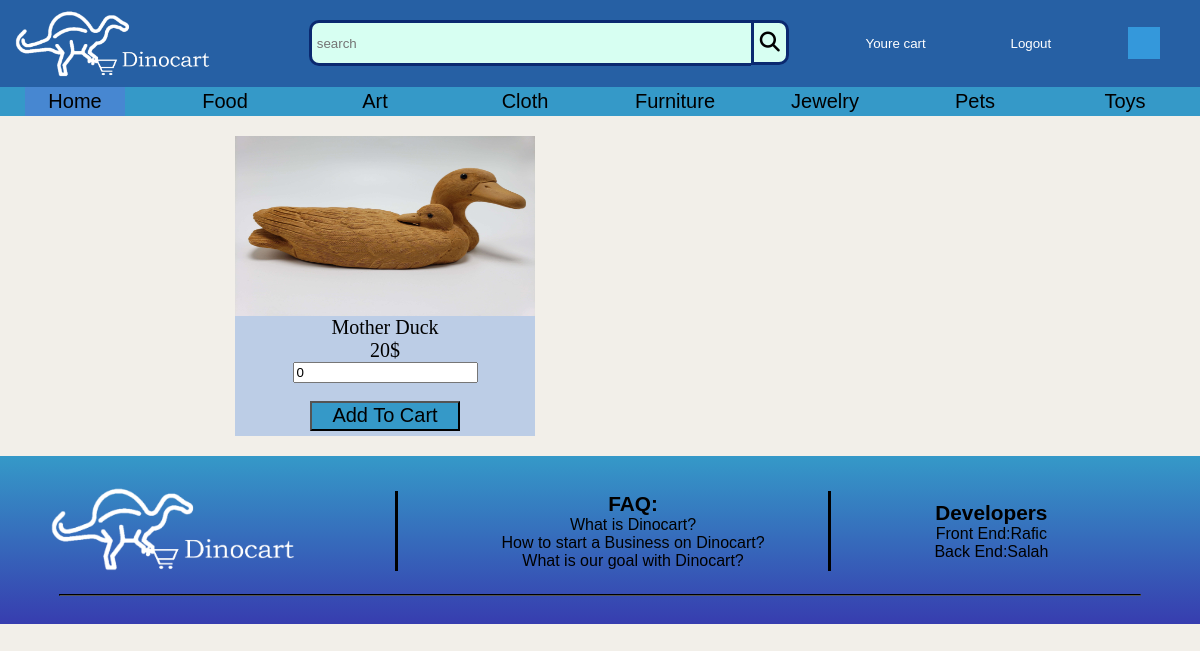
Page /products.php?cid=2 on the committed database.
### tables this page shows
CREATE TABLE `category` (
  `id` int(255) NOT NULL,
  `cname` varchar(255) NOT NULL
);

CREATE TABLE `products` (
  `id` int(255) NOT NULL,
  `name` varchar(255) NOT NULL,
  `price` int(255) NOT NULL,
  `image` varchar(255) NOT NULL,
  `Discription` varchar(255) NOT NULL,
  `cid` int(255) NOT NULL,
  `uname` varchar(255) NOT NULL
);

### products.php (the view, shortened to what this page needs)
<?php
@include 'config.php';
?>
<!DOCTYPE html>
<html lang="en">
<head>
    <link rel="stylesheet" href="food1.css">
    <link rel="stylesheet" href="food2.css">
</head>
<body>
    <?php
    include 'header.php';
?>
<div class="all-products">
<?php
include 'config.php';
    $que = mysqli_query($conn, "SELECT * FROM products WHERE cid = ".$_GET['cid']." ORDER BY price");
    if (mysqli_num_rows($que)<1) {
        $output = "<h3 class='text-center'>No image uploaded </h3>";
    } else {
        if(isset($_GET['cid'])){
      while($row = mysqli_fetch_assoc($que)){
          $pid = $row['id'];
         echo " <form method = 'post'>
         <a href='products-details.php?pid=$pid'><div class='Product'><div class='img-contaner'><img src='uploaded_img/".$row['image']."'' class='pro-im'></div>
         <div class='pro-text'><span class='pro-name'>".$row['name']."</span></a><br>
                               <span class='mony'>".$row['price']."$</span><br>
                               <input type = 'number' name = 'items' value = '0' min = '1'>
                               <input type='hidden' name='product_name' value=".$row['name'].">
                               <input type='hidden' name='product_price' value=".$row['price'].">
                               <input type='hidden' name='product_image' value=".$row['image'].">
                               <input type='hidden' name='username' value=".$_SESSION['user_name'].">
                               <br>
                               <br>
                               <input type='submit' class='buy' value='Add To Cart' name='add_cart'>
                               </div></div></form>";
}
    }
}
?>
<?php
include 'fotter.php';
?>
</body>
</html>

### header.php (shortened to what this page needs)
<!DOCTYPE html>
<html lang="en">
<head>
    <link rel="stylesheet" href="food1.css">
</head>
<body>
  <?php
  include 'config.php';
  ?>
<header id="header">
     <img src="img/logo.png" alt="logo" class="logo">
     <div class="wrap">
    <form method="get" action="search.php">
        <div class="search">
            <input type="text" name="search" class="searchm" placeholder="search">
            <button type="submit" name="submit" class="searchButton">
                <i class="fa fa-search"></i>
            </button>
        </div>
    </form>
</div>
         <div class="hed" >
             <a href="CartPage.php"><button type="button" class="button">
                 <p class="b_text">Youre cart</p>
                </button></a>
         </div>
<div class="hed" >
             <a href="index.php"><button type="button" class="button">
                 <p class="b_text">Logout</p>
                </button></a>
         </div>
<div class='hed' id='id'>
    <button class="dropbtn button">
    </button>
</div>
</header>
         <header id="head2">
             <div id="categ">
                <a href="MainPage.php"><button class="but" style="background-color: #4787d1;">Home</button></a>
                <?php
                 $salah = mysqli_query($conn,"SELECT * FROM category");
                 while($row = mysqli_fetch_assoc($salah)){
                  $cid = $row['id'];
                 echo '<a href= "products.php?cid='.$cid.'"><button class="but">'.$row['cname'].'</button></a>';
                 }
                 ?>
             </div>
         </header>
</body>
</html>

### food1.css (style rules this page uses)
body { background-color: #F2EFE9; margin: 0 0 0 0; position: relative; min-height: 100vh; }
#header { display: flex; align-items: center; justify-content: space-between; background: #2660A4; }
.logo { width: 20%; padding-top: 10px; padding-bottom: 10px; }
.button { display: flex; flex-direction: column; align-items: center; background-color: transparent; border-color: transparent; cursor: pointer; }
.b_text { font-size: 1em; color: white; }
#id { padding-right: 40px; }
.search { width: 100%; position: relative; display: flex; }
.searchm { width: 100%; border: 3px solid #0A2970; border-right: none; padding: 5px; height: 30px; border-radius: 10px 0 0 10px; outline: none; background-color: #D7FFF2; }
.searchButton { width: 40px; height: 44.5px; border: 3px solid #0A2970; background: #D7FFF2; text-align: center; color: #000000; border-radius: 0 10px 10px 0; cursor: pointer; font-size: 20px; }
.wrap { width: 40%; }
#head2 { background-color: #3599c8; }
#categ { display: flex; align-items: center; justify-content: space-around; }
.but { width: 100px; font-size: 20px; border-color: transparent; background-color: transparent; }
.dropbtn { background-color: #3498DB; color: white; padding: 16px; font-size: 16px; border: none; cursor: pointer; }
a { color: rgb(0, 0, 0); }
a:link { text-decoration: none; }

### food2.css (style rules this page uses)
.all-products { width: 100%; height: auto; display: flex; flex-direction: row; justify-content: space-around; flex-flow: wrap; }
.Product { text-align: center; width: 300px; height: 300px; background-color: hsl(216, 46%, 82%); margin: 20px; box-sizing: border-box; }
.img-contaner { width: 100%; height: 60%; }
.pro-im { width: 100%; height: 100%; }
.pro-name { font-size: 20px; }
.mony { font-size: 20px; }

### products.php (style rules this page uses)
.buy { width: 150px; height: 30px; font-size: 20px; background-color: #3599c8; }

### rows in the picture
category: cname "Food"
category: cname "Art"
category: cname "Cloth"
category: cname "Furniture"
category: cname "Jewelry"
category: cname "Pets"
category: cname "Toys"
products: image (picture), name "Mother Duck", price "20"
